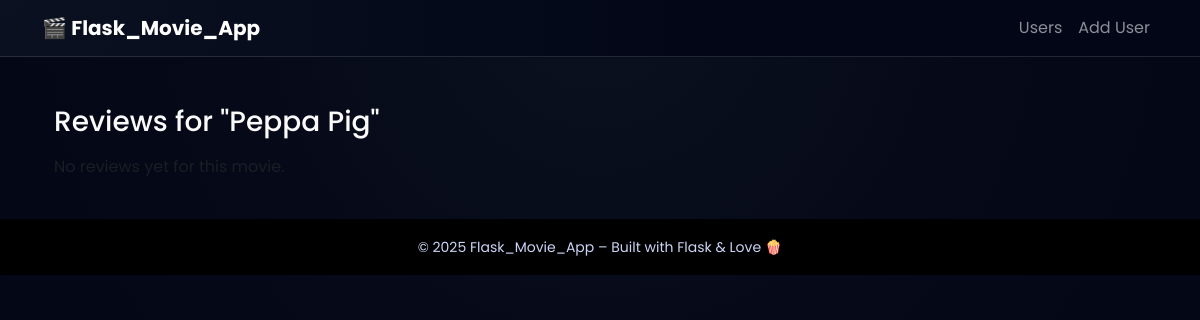
The page /movies/3/reviews on the database as committed earlier.
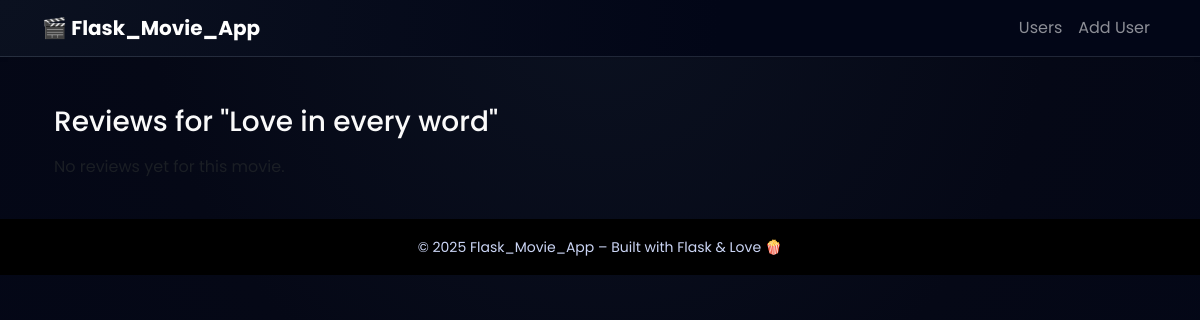
The same page on the database as committed later.
### models.py (models this page shows)
class Movie(db.Model):
    __tablename__ = "movies"
    id = db.Column(db.Integer, primary_key=True)
    name = db.Column(db.String(200), nullable=False)
    director_id = db.Column(db.Integer, db.ForeignKey("directors.id"), nullable=True)
    director = db.relationship("Director", back_populates="movies")
    genre_id = db.Column(db.Integer, db.ForeignKey("genres.id"), nullable=True)
    director_obj = db.relationship("Director", back_populates="movies")
    genre_obj = db.relationship("Genre", back_populates="movies")
    year = db.Column(db.Integer, nullable=False)
    rating = db.Column(db.Float, nullable=False)
    user_id = db.Column(db.Integer, db.ForeignKey("users.id"), nullable=False)
    user = db.relationship("User", back_populates="movies")
    reviews = db.relationship(
        "Review",
        back_populates="movie",
        cascade="all, delete-orphan",
    )

### app.py (the view)
@app.route("/movies/<int:movie_id>/reviews")
def movie_reviews(movie_id):
	movie = get_movie_or_404(movie_id)
	reviews = data_manager.get_reviews_for_movie(movie_id)
	return render_template(
	"movie_reviews.html",
					   movie=movie,
					   reviews=reviews,
    )

### app.py (called while the page is built)
def get_movie_or_404(movie_id: int):
	movie = data_manager.get_movie(movie_id)
	if movie is None:
		abort(404)
	return movie

### datamanager/sqlite_data_manager.py (called while the page is built)
    def get_movie(self, movie_id: int) -> Optional[Movie]:
        return self.session.get(Movie, movie_id)

    def get_reviews_for_movie(self, movie_id: int) -> List[Dict[str, Any]]:
        reviews = (
            self.session.query(Review)
            .filter(Review.movie_id == movie_id)
            .all()
        )
        return [self._review_to_dict(r) for r in reviews]

### templates/movie_reviews.html (shortened to what this page needs)
{% extends "base.html" %}
{% block content %}
  <div class="container mt-4">
    <h1 class="h3 mb-3">Reviews for "{{ movie['name'] }}"</h1>
    {% if reviews %}
      <ul class="list-group">
        {% for review in reviews %}
          <li class="list-group-item">
            <div class="d-flex justify-content-between">
              <strong>Rating: {{ review['rating'] }}</strong>
              <small class="text-muted">
                {{ review['created_at'] }}
              </small>
            </div>
            <p class="mb-0 mt-2">{{ review['review_text'] }}</p>
          </li>
        {% endfor %}
      </ul>
    {% else %}
      <p class="text-muted">No reviews yet for this movie.</p>
    {% endif %}
  </div>
{% endblock %}

### templates/base.html (shortened to what this page needs)
<!doctype html>
<html lang="en">
<head>
  <link
    href="https://cdn.jsdelivr.net/npm/bootstrap@5.3.3/dist/css/bootstrap.min.css"
    rel="stylesheet"
  >
  <link rel="stylesheet" href="{{ url_for('static', filename='css/style.css') }}">
</head>
<body>
  <nav class="navbar navbar-expand-lg navbar-dark bg-black shadow-sm">
    <div class="container">
      <a class="navbar-brand fw-bold" href="{{ url_for('index') }}">
        🎬 Flask_Movie_App
      </a>
      <div class="collapse navbar-collapse" id="navbarNav">
        <ul class="navbar-nav ms-auto">
          <li class="nav-item">
            <a class="nav-link" href="{{ url_for('list_users') }}">Users</a>
          </li>
          <li class="nav-item">
            <a class="nav-link" href="{{ url_for('add_user') }}">Add User</a>
          </li>
        </ul>
      </div>
    </div>
  </nav>
  <main class="container py-4">
    {% block content %}{% endblock %}
  </main>
  <footer class="bg-black text-center text-secondary py-3 mt-auto">
    <small>&copy; {{ 2025 }} Flask_Movie_App – Built with Flask & Love 🍿</small>
  </footer>
</body>
</html>

### static/css/style.css (style rules this page uses)
:root { --bg-main: #050816; --bg-card: #111827; --accent: #1d9bf0; --accent-soft: rgba(29, 155, 240, 0.4); }
body { font-family: "Poppins", system-ui, -apple-system, BlinkMacSystemFont, "Segoe UI", sans-serif; background: radial-gradient(circle at top, #0b1120 0, var(--bg-main) 45%, #020617 100%); color: #fafafa; min-height: 100vh; }
.text-secondary { color: #cbd5f5 !important; }
.navbar { background: radial-gradient(circle at top left, #0b1120, #020617 60%) !important; border-bottom: 1px solid rgba(148, 163, 184, 0.2); }

Rows that differ between the two databases and show on the page:
changed Movie: name "Peppa Pig" → "Love in every word"
